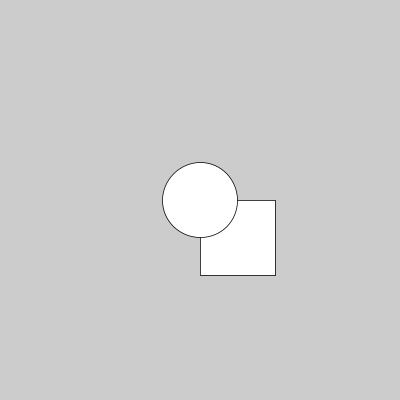
Frame 1 (no input)
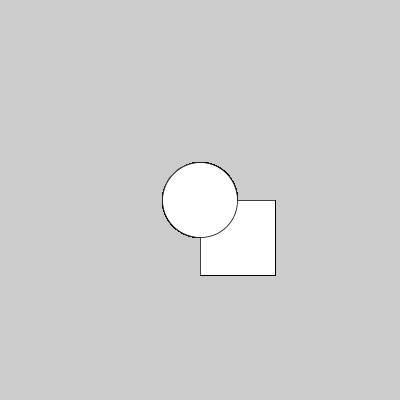
Frame 60 (the mouse pressed at the canvas centre just before this capture)
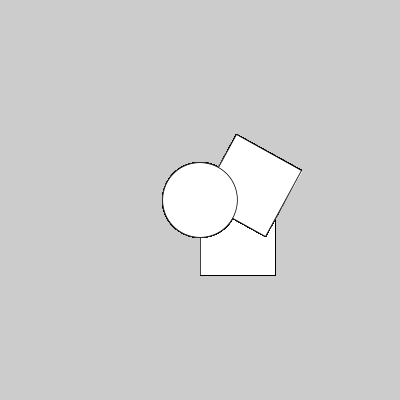
Frame 120 (the mouse held since frame 60 and released just before this capture)

The Processing sketch that drew these frames (run headless with seeded random() and noise(); from frame 60 on, the mouse is pressed at the canvas centre):

// Processing sketch: processing_88193
// ── processing_88193.pde

 void setup()
 {
   size(400,400);
 }
 
 void draw()
 {
  // background(5);
   pushMatrix();
   translate(200,200);
   rotate(mouseX);
   scale(.75);
   rect(0,0,100,100);
   ellipse(0,0,100,100);
   popMatrix();
   
 }
